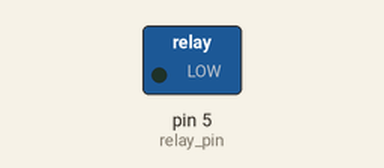
This program was run on a simulated Raspberry Pi (header pin numbers). Parts: switched loads named in the program (green lamp = pin HIGH). At 6.0 s the program stops and its outputs stay as they are.

Above: at 0.1 s.
At 1.1 s:
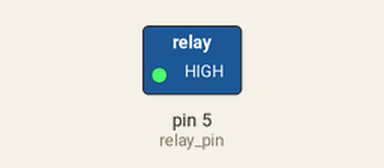
Timing chart, 0 to 7.5 s (numbered marks = the images above):
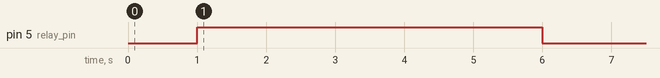

The program:

simple_relay.py
```python
# Install Python Module RPi.GPIO
#sudo apt-get update
#sudo apt-get install python-dev python-rpi.gpio

import RPi.GPIO as G
import time

relay_pin = 5

G.setmode(G.BOARD)
G.setup(relay_pin,G.OUT)

# Need to wait for a bit until the 'setmode' has an effect.
# Weird, right?
time.sleep(1)

G.output(relay_pin,True)
time.sleep(5)
G.output(relay_pin, False)
G.cleanup()
```

Measured:
- by itself, pin 5 (relay_pin): LOW → HIGH at 1.0 s, → LOW 5.0 s later
